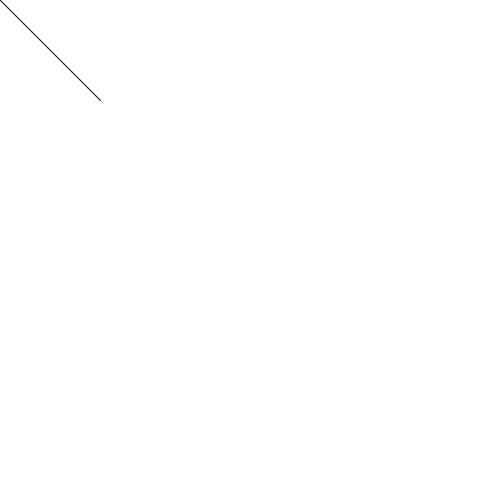
Frame 1 (no input)
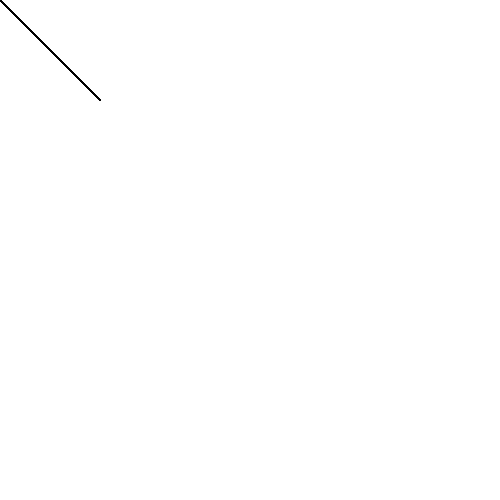
Frame 60 (the mouse pressed at the canvas centre just before this capture)
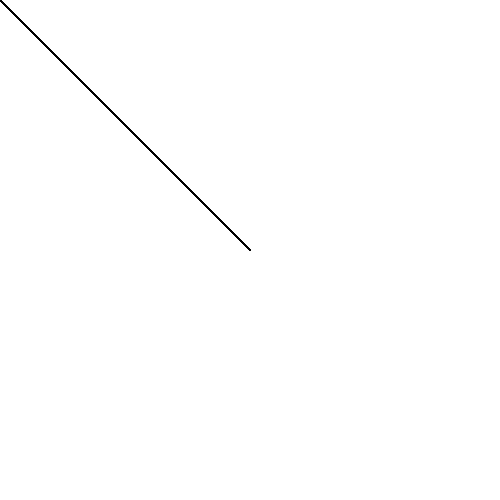
Frame 120 (the mouse held since frame 60 and released just before this capture)

The Processing sketch that drew these frames (run headless with seeded random() and noise(); from frame 60 on, the mouse is pressed at the canvas centre):

// Processing sketch: sketch_3
// ── sketch_3.pde
void setup() {
  size(500,500);
  background(255);
}

void draw() {
  line(100,100,mouseX, mouseY);
}
